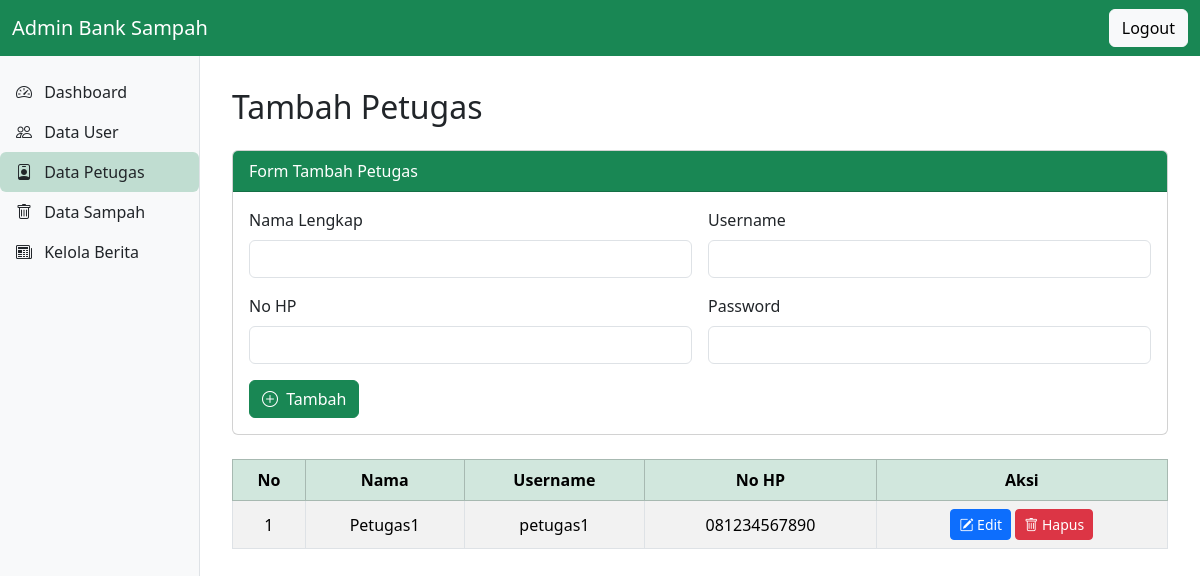
The app's page /admin/admin_petugas.php (signed in) with its own data.
### tables this page shows
CREATE TABLE `petugas` (
  `id_petugas` int(10) UNSIGNED NOT NULL,
  `nama_petugas` varchar(100) NOT NULL,
  `username` varchar(100) NOT NULL,
  `password` varchar(255) NOT NULL,
  `no_hp` varchar(20) NOT NULL
);

### admin/admin_petugas.php (the view, shortened to what this page needs)
<?php
include '../config/db.php';
$result = $conn->query("SELECT * FROM petugas");
?>
<!DOCTYPE html>
<html lang="id">
<head>
    <link href="https://cdn.jsdelivr.net/npm/bootstrap@5.3.3/dist/css/bootstrap.min.css" rel="stylesheet">
    <link href="https://cdn.jsdelivr.net/npm/bootstrap-icons@1.10.5/font/bootstrap-icons.css" rel="stylesheet">
    <link href="../assets/css/admin_petugas.css" rel="stylesheet">
</head>
<body>
<nav class="navbar navbar-expand-lg navbar-dark bg-success fixed-top">
    <div class="container-fluid">
        <a class="navbar-brand" href="#">Admin Bank Sampah</a>
        <div class="d-flex">
            <a href="../auth/logout.php" class="btn btn-light">Logout</a>
        </div>
    </div>
</nav>
<div class="custom-sidebar">
    <ul class="nav flex-column">
        <li class="nav-item"><a class="nav-link text-dark px-3 py-2" href="admin_dashboard.php"><i class="bi bi-speedometer2 me-2"></i> Dashboard</a></li>
        <li class="nav-item"><a class="nav-link text-dark px-3 py-2" href="admin_user.php"><i class="bi bi-people me-2"></i> Data User</a></li>
        <li class="nav-item"><a class="nav-link active text-dark bg-success bg-opacity-25 rounded px-3 py-2" href="admin_petugas.php"><i class="bi bi-person-badge me-2"></i> Data Petugas</a></li>
        <li class="nav-item"><a class="nav-link text-dark px-3 py-2" href="admin_sampah.php"><i class="bi bi-trash me-2"></i> Data Sampah</a></li>
        <li class="nav-item"><a class="nav-link text-dark px-3 py-2" href="admin_berita.php"><i class="bi bi-newspaper me-2"></i> Kelola Berita</a></li>
    </ul>
</div>
<main class="main-content">
    <h2 class="mb-4">Tambah Petugas</h2>
    <div class="card mb-4">
        <div class="card-header bg-success text-white">Form Tambah Petugas</div>
        <div class="card-body">
            <form method="POST">
                <div class="row g-3">
                    <div class="col-md-6">
                        <label class="form-label">Nama Lengkap</label>
                        <input type="text" name="nama_petugas" class="form-control" required>
                    </div>
                    <div class="col-md-6">
                        <label class="form-label">Username</label>
                        <input type="text" name="username" class="form-control" required>
                    </div>
                    <div class="col-md-6">
                        <label class="form-label">No HP</label>
                        <input type="text" name="no_hp" class="form-control" required>
                    </div>
                    <div class="col-md-6">
                        <label class="form-label">Password</label>
                        <input type="password" name="password" class="form-control" required>
                    </div>
                </div>
                <div class="mt-3">
                    <button type="submit" name="tambah" class="btn btn-success"><i class="bi bi-plus-circle me-1"></i> Tambah</button>
                </div>
            </form>
        </div>
    </div>
    <div class="table-responsive">
        <table class="table table-bordered table-striped align-middle">
            <thead class="table-success text-center">
                <tr>
                    <th>No</th>
                    <th>Nama</th>
                    <th>Username</th>
                    <th>No HP</th>
                    <th>Aksi</th>
                </tr>
            </thead>
            <tbody class="text-center">
                <?php
                $no = 1;
                while ($row = mysqli_fetch_assoc($result)) {
                    echo "<tr>
                        <td>{$no}</td>
                        <td>{$row['nama_petugas']}</td>
                        <td>{$row['username']}</td>
                        <td>{$row['no_hp']}</td>
                        <td>
                            <button class='btn btn-sm btn-primary' data-bs-toggle='modal' data-bs-target='#editModal{$row['id_petugas']}'><i class='bi bi-pencil-square'></i> Edit</button>
                            <a href='admin_petugas.php?hapus={$row['id_petugas']}' class='btn btn-sm btn-danger' onclick=\"return confirm('Yakin ingin menghapus data ini?')\"><i class='bi bi-trash'></i> Hapus</a>
                        </td>
                    </tr>";
                    $no++;
                }
                ?>
            </tbody>
        </table>
    </div>
</main>
</body>
</html>

### assets/css/admin_petugas.css (style rules this page uses)
body { padding-top: 56px; overflow-x: hidden; }
.custom-sidebar { background-color: #f8f9fa; border-right: 1px solid #dee2e6; position: fixed; top: 56px; bottom: 0; left: 0; width: 200px; padding-top: 1rem; }
.main-content { margin-left: 200px; padding: 2rem; }

### records on screen
petugas: nama_petugas "Petugas1", username "petugas1", no_hp "081234567890"
